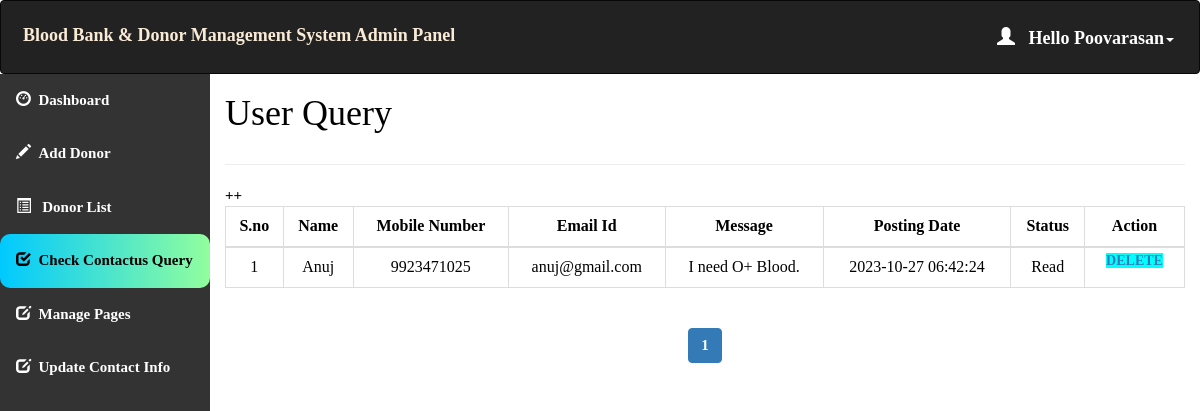
Page /admin/query.php (signed in) on the committed database.
### tables this page shows
create table contact_query(
query_id int auto_increment Not Null,
query_name varchar(100) NOT NULL,
query_number char(11) NOT NULL,
query_mail varchar(120) NOT NULL,
query_message longtext NOT NULL,
query_date timestamp NOT NULL DEFAULT CURRENT_TIMESTAMP,
query_status int(11) DEFAULT NULL,
Primary key(query_id)
);

### admin/query.php (the view, shortened to what this page needs)
<html>
<head>
  <link rel="stylesheet" href="https://maxcdn.bootstrapcdn.com/bootstrap/3.4.1/css/bootstrap.min.css">
</head>
<?php
include 'conn.php';
  if (isset($_SESSION['loggedin']) && $_SESSION['loggedin'] == true) {
  ?>
<body style="color:black">
<div id="header">
<?php include 'header.php';
?>
</div>
<div id="sidebar">
<?php $active="query"; include 'sidebar.php'; ?>
</div>
<div id="content" >
  <div class="content-wrapper">
    <div class="container-fluid">
      <div class="row">
        <div class="col-md-12 lg-12 sm-12">
          <h1 class="page-title">User Query</h1>
        </div>
      </div>
      <hr>
++
      <?php
        include 'conn.php';
          $limit = 10;
          if(isset($_GET['page'])){
            $page = $_GET['page'];
          }else{
            $page = 1;
          }
          $offset = ($page - 1) * $limit;
          $count=$offset+1;
        $sql= "select * from contact_query LIMIT {$offset},{$limit}";
        $result=mysqli_query($conn,$sql);
        if(mysqli_num_rows($result)>0)   {
       ?>
       <div class="table-responsive">
      <table class="table table-bordered" style="text-align:center">
          <thead style="text-align:center">
          <th style="text-align:center">S.no</th>
          <th style="text-align:center">Name</th>
          <th style="text-align:center">Mobile Number</th>
          <th style="text-align:center">Email Id</th>
          <th style="text-align:center">Message</th>
          <th style="text-align:center">Posting Date</th>
          <th style="text-align:center">Status</th>
          <th style="text-align:center">Action</th>
          </thead>
          <tbody>
            <?php
            while($row = mysqli_fetch_assoc($result)) { ?>
          <tr>
                  <td><?php echo $count++; ?></td>
                  <td><?php echo $row['query_name']; ?></td>
                  <td><?php echo $row['query_number']; ?></td>
                  <td><?php echo $row['query_mail']; ?></td>
                  <td><?php echo $row['query_message']; ?></td>
                  <td><?php echo $row['query_date']; ?></td>
                  <?php if($row['query_status']==1)
{
?><td>Read<br></td>
<?php } else {?>
<td><a href="query.php?id=<?php echo $row['query_id'];?>" onclick="clickme()"><b id="demo">Pending</b></a><br>
</td>
<?php } ?>
                    <td id="he" style="width:100px">
                    <a style="background-color:aqua" href='delete_query.php?id=<?php echo $row['query_id']; ?>'> Delete </a>
                </td>
              </tr>
            <?php } ?>
          </tbody>
      </table>
    </div>
    <?php } ?>
    <div class="table-responsive"style="text-align:center;align:center">
        <?php
        $sql1 = "SELECT * FROM contact_query";
        $result1 = mysqli_query($conn, $sql1) or die("Query Failed.");
        if(mysqli_num_rows($result1) > 0){
          $total_records = mysqli_num_rows($result1);
          $total_page = ceil($total_records / $limit);
          echo '<ul class="pagination admin-pagination">';
          for($i = 1; $i <= $total_page; $i++){
            if($i == $page){
              $active = "active";
            }else{
              $active = "";
            }
            echo '<li class="'.$active.'"><a href="query.php?page='.$i.'">'.$i.'</a></li>';
          }
          echo '</ul>';
        }
        ?>
        </div>
      </div>
    </div>
   <?php }
    ?>
</body>
</html>

### admin/header.php (shortened to what this page needs)
<!DOCTYPE html>
<html>
<head>
  <link rel="stylesheet" href="https://maxcdn.bootstrapcdn.com/bootstrap/3.4.1/css/bootstrap.min.css">
</head>
<body>
<nav class="navbar navbar-inverse">
  <div class="container-fluid">
    <div class="navbar-header">
      <a class="navbar-brand" id="qq" href="dashboard.php" style="color: antiquewhite;">Blood Bank & Donor Management System Admin Panel</a>
    </div>
    <ul class="nav navbar-nav navbar-right">
      <li class="dropdown"><a class="dropdown-toggle" id="qw" data-toggle="dropdown" href="#" style="font-weight:bold;color:white "> <span class="glyphicon glyphicon-user"></span>&nbsp&nbsp
        <?php
        include 'conn.php';
        $username=$_SESSION['username'];
        $sql="select * from admin_info where admin_username='$username'";
        $result=mysqli_query($conn,$sql) or die("query failed.");
        $row=mysqli_fetch_assoc($result);
        echo "Hello ".$row['admin_name'];
       ?><span class="caret"></span></a>
    </li>
    </ul>
  </div>
</nav>
</body></html>

### admin/query.php (style rules this page uses)
#sidebar { position:relative;margin-top:-20px }
#content { position:relative;margin-left:210px }
#he { font-size: 14px; font-weight: 600; text-transform: uppercase; padding: 3px 7px; color: #fff; text-decoration: none; border-radius: 3px; align:center }

### admin/header.php (style rules this page uses)
.navbar { background-color: #333333 ; padding: 10px 10px; color:#FF0404 ; }
.navbar a { float: left; color: white; text-align: center; padding: 12px; text-decoration: none; font-size: 18px; line-height: 25px; }
.navbar-brand { font-size: 25px; font-weight: bold; }
.navbar a { float: none; display: block; text-align: left; }
.navbar-right { float: none; }

### admin/sidebar.php (style rules this page uses)
body { margin: 0; font-family: 'Averia Gruesa Libre';font-size: 15px; color:#F8F9F9; }

### rows in the picture
contact_query: query_name "Anuj", query_number "9923471025", query_mail "anuj@gmail.com", query_message "I need O+ Blood.", query_date "2023-10-27 06:42:24", query_status "Read"

### other values in the picture
$row['admin_name'] "Poovarasan"
